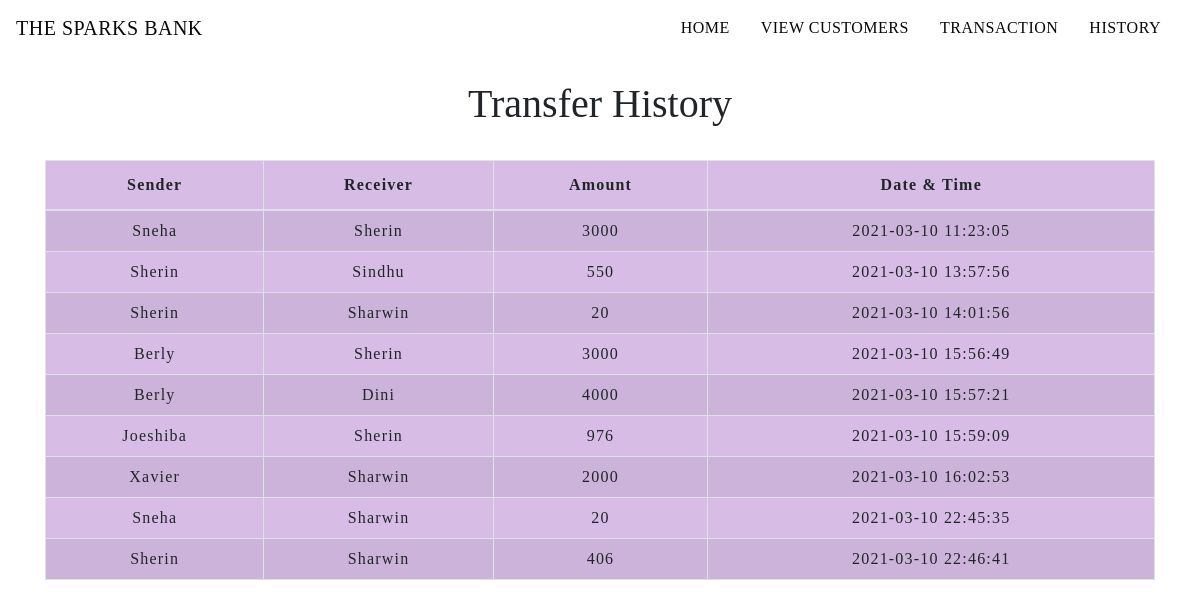
The page /transactionhistory.php on the database its author committed.
### tables this page shows
CREATE TABLE `transaction_details` (
  `sno` int(5) NOT NULL,
  `sender` varchar(100) NOT NULL,
  `receiver` varchar(100) NOT NULL,
  `balance` int(10) NOT NULL,
  `datetime` datetime NOT NULL DEFAULT CURRENT_TIMESTAMP
);

### transactionhistory.php (the view, shortened to what this page needs)
<!DOCTYPE html>
<html lang="en">
<head>
    <link rel="stylesheet" href="https://stackpath.bootstrapcdn.com/bootstrap/4.5.2/css/bootstrap.min.css">
    <link rel="stylesheet" type="text/css" href="css/table.css">
    <link rel="stylesheet" type="text/css" href="css/navbar.css">
</head>
<body>
<?php
  include 'navbar.php';
?>
	<div class="container">
        <h2 class="text-center pt-4">Transfer History</h2>
       <br>
       <div class="table-responsive-sm">
    <table class="table table-hover table-striped table-condensed table-bordered">
        <thead>
            <tr>
                <th class="text-center">Sender</th>
                <th class="text-center">Receiver</th>
                <th class="text-center">Amount</th>
                <th class="text-center">Date & Time</th>
            </tr>
        </thead>
        <tbody>
        <?php
            include 'config.php';
            $sql ="select * from transaction_details";
            $query =mysqli_query($conn, $sql);
            while($rows = mysqli_fetch_assoc($query))
            {
        ?>
            <tr>
            <td class="py-2"><?php echo $rows['sender']; ?></td>
            <td class="py-2"><?php echo $rows['receiver']; ?></td>
            <td class="py-2"><?php echo $rows['balance']; ?> </td>
            <td class="py-2"><?php echo $rows['datetime']; ?> </td>
        <?php
            }
        ?>
        </tbody>
    </table>
    </div>
</div>
</body>
</html>

### navbar.php (shortened to what this page needs)
<nav class="navbar navbar-expand-md">
<a class="navbar-brand" href="index.php">THE SPARKS BANK</a>
<div class="collapse navbar-collapse" id="collapsibleNavbar">
      <ul class="navbar-nav ml-auto">
        <li class="nav-item">
          <a class="nav-link" href="index.php">HOME</a>
        </li>
        <li class="nav-item">
          <a class="nav-link" href="transfermoney.php">VIEW CUSTOMERS</a>
        </li>
        <li class="nav-item">
          <a class="nav-link" href="transfermoney.php">TRANSACTION</a>
        </li>
        <li class="nav-item">
          <a class="nav-link" href="transactionhistory.php">HISTORY</a>
        </li>
    </div>
 </nav>

### css/table.css (style rules this page uses)
* { padding: 0; margin: 0; box-sizing: border-box; font-family: s; }
h2 { font-size: 40px; }
table { letter-spacing: 1.2px; }
.table-striped { background-color: rgb(215, 189, 230); }
td { text-align: center; }

### css/navbar.css (style rules this page uses)
.nav-link { margin-right: 15px; color:#080808; letter-spacing: 0.5px; transition: 0.5s; }
.navbar-brand { color: #0a0a0a; letter-spacing: 0.5px; }

### rows shown on the page
transaction_details: sender "Sneha", receiver "Sherin", balance "3000", datetime "2021-03-10 11:23:05"
transaction_details: sender "Sherin", receiver "Sindhu", balance "550", datetime "2021-03-10 13:57:56"
transaction_details: sender "Sherin", receiver "Sharwin", balance "20", datetime "2021-03-10 14:01:56"
transaction_details: sender "Berly", receiver "Sherin", balance "3000", datetime "2021-03-10 15:56:49"
transaction_details: sender "Berly", receiver "Dini", balance "4000", datetime "2021-03-10 15:57:21"
transaction_details: sender "Joeshiba", receiver "Sherin", balance "976", datetime "2021-03-10 15:59:09"
transaction_details: sender "Xavier", receiver "Sharwin", balance "2000", datetime "2021-03-10 16:02:53"
transaction_details: sender "Sneha", receiver "Sharwin", balance "20", datetime "2021-03-10 22:45:35"
transaction_details: sender "Sherin", receiver "Sharwin", balance "406", datetime "2021-03-10 22:46:41"
